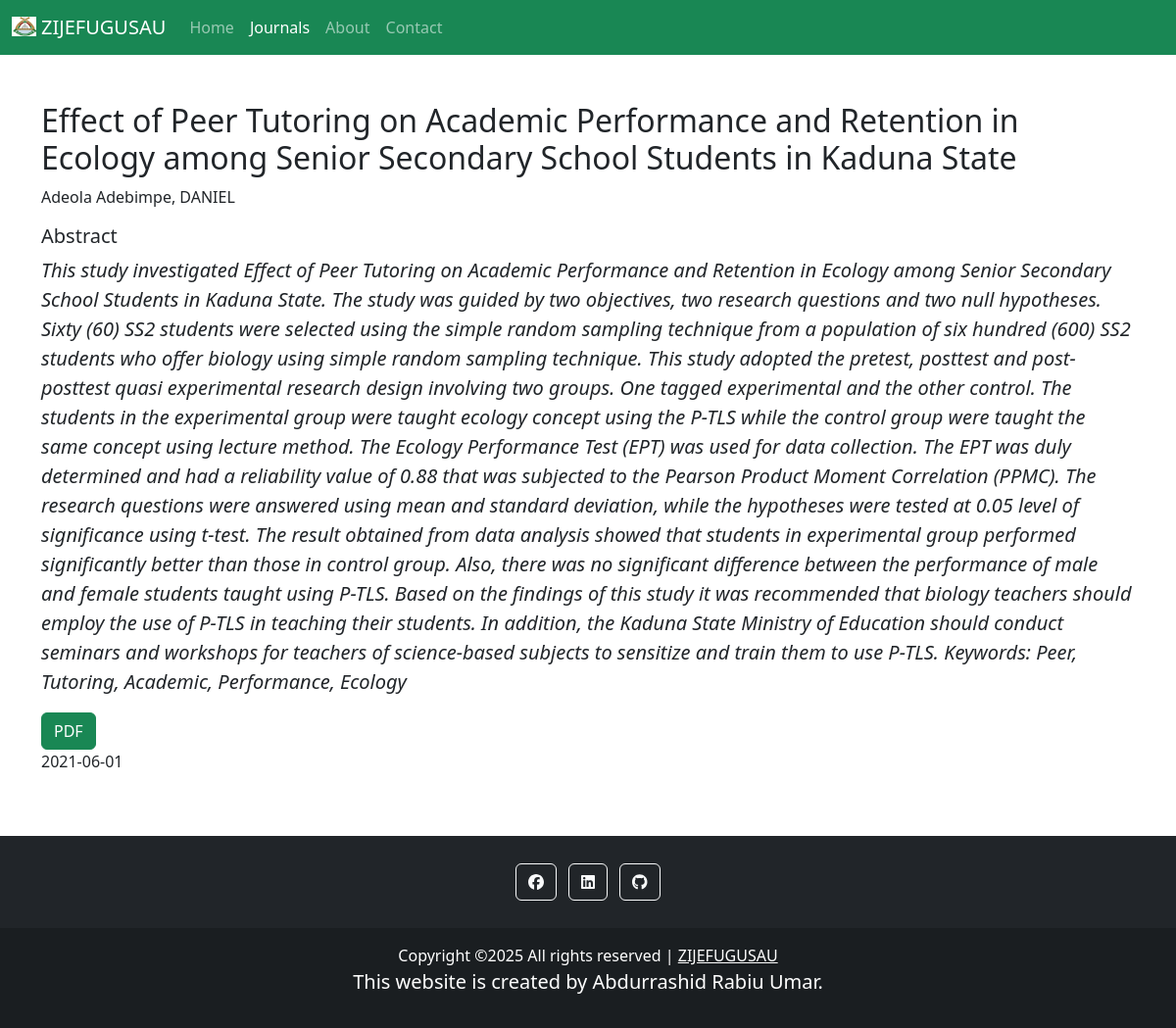
Screenshot of /read_article12.php with the database file from the repository.
### tables this page shows
CREATE TABLE `articles` (
  `id` int(11) NOT NULL,
  `journals_id` int(11) NOT NULL,
  `author_name` varchar(300) NOT NULL,
  `article_name` varchar(300) NOT NULL,
  `abstract` text NOT NULL,
  `visible` tinyint(1) NOT NULL,
  `date` date NOT NULL,
  `pdf` varchar(300) NOT NULL
);

### read_article12.php (the view, shortened to what this page needs)
<?php
    require 'includes/connection.php';
?>
<!DOCTYPE html>
<html>
<head>
    <link rel='stylesheet' type='text/css' media='screen' href='css/styles.css'>
    <link rel='stylesheet' type='text/css' media='screen' href='css/bootstrap.css'>
    <link rel='stylesheet' type='text/css' media='screen' href='css/bootstrap.min.css'>
    <link rel='stylesheet' type='text/css' media='screen' href='fontawesome-free-6.2.0-web/css/all.css'>
    <link rel='stylesheet' type='text/css' media='screen' href='fontawesome-free-6.2.0-web/css/all.min.css'>
</head>
<body>
    <nav class="navbar navbar-dark bg-success navbar-expand-sm">
        <div class="container-fluid">
        <a class="navbar-brand" href="https://www.zijefugusau.com.ng"><img src="img/favicon.ico" alt=""style="height: 20px; width: 25px; margin-bottom: 5px; margin-right: 5px;">ZIJEFUGUSAU</a>
            <div class="collapse navbar-collapse" id="navbarNav">
                <ul class="navbar-nav">
                    <li class="nav-item">
                        <a class="nav-link" aria-current="page" href="index.php">Home</a>
                    </li>
                    <li class="nav-item">
                        <a class="nav-link active" aria-current="page" href="journals.php">Journals</a>
                    </li>
                    <li class="nav-item">
                        <a class="nav-link" aria-current="page" href="about.php">About</a>
                    </li>
                    <li class="nav-item">
                        <a class="nav-link" aria-current="page" href="contact.php">Contact</a>
                    </li>
                </ul>
            </div>
        </div>
    </nav>
    <div class="container mt-5 mb-5">
        <?php
            $query = "SELECT * FROM articles WHERE id = 12";
            $result = mysqli_query($conn, $query);
            while ($row = mysqli_fetch_assoc($result)){
                echo "<div class='row'>";
                    echo "<div class='col'>";
                        echo "<h2>{$row['article_name']}</h2>";
                        echo "<p>{$row['author_name']}</p>";
                        echo "<p class='h5'>Abstract</p>";
                        echo "<p class='lead fst-italic'>{$row['abstract']}</p>";
                        echo "<a href='pdf/{$row['pdf']}' class='btn btn-success'>PDF</a>";
                        echo "<p>{$row['date']}</p>";
                    echo "</div>";
                echo "</div>";
            }
        ?>
    </div>
    <footer class="bg-dark text-center text-white">
        <div class="container p-4 pb-0">
            <section class="mb-4">
            <a class="btn btn-outline-light btn-floating m-1" href="https://web.facebook.com/abdurrashid.rabiuumar.94" role="button">
                <i class="fab fa-facebook"></i>
            </a>
            <a class="btn btn-outline-light btn-floating m-1" href="https://www.linkedin.com/in/abdurrashid-rabiu-886220208/" role="button">
                <i class="fab fa-linkedin"></i>
            </a>
            <a class="btn btn-outline-light btn-floating m-1" href="https://github.com/Abdurrashid-Rabiu" role="button">
                <i class="fab fa-github"></i>
            </a>
            </section>
        </div>
        <div class="text-center p-3" style="background-color: rgba(0, 0, 0, 0.2);">
            Copyright &copy;<script>document.write(new Date().getFullYear());</script> All rights reserved | <a class="text-white" href="https://www.zijefugusau.com.ng">ZIJEFUGUSAU</a>
            <p class="lead">This website is created by Abdurrashid Rabiu Umar.</p>
        </div>
    </footer>
</body>
</html>

### css/styles.css (style rules this page uses)
img { height: 300px; width: 300px; }

### rows the page displays
articles: article_name "Effect of Peer Tutoring on Academic Performance and Retention in Ecology among Senior Secondary School Students in Kaduna State", author_name "Adeola Adebimpe, DANIEL", abstract "This study investigated Effect of Peer Tutoring on Academic Performance and Retention in Ecology among Senior Secondary School Students in Kaduna State. The study was guided by two objectives, two research questions and two null hypotheses. Sixty (60) SS2 students were selected using the simple random sampling technique from a population of six hundred (600) SS2 students who offer biology using simple random sampling technique. This study adopted the pretest, posttest and post-posttest quasi experimental research design involving two groups. One tagged experimental and the other control. The students in the experimental group were taught ecology concept using the P-TLS while the control…", date "2021-06-01"
